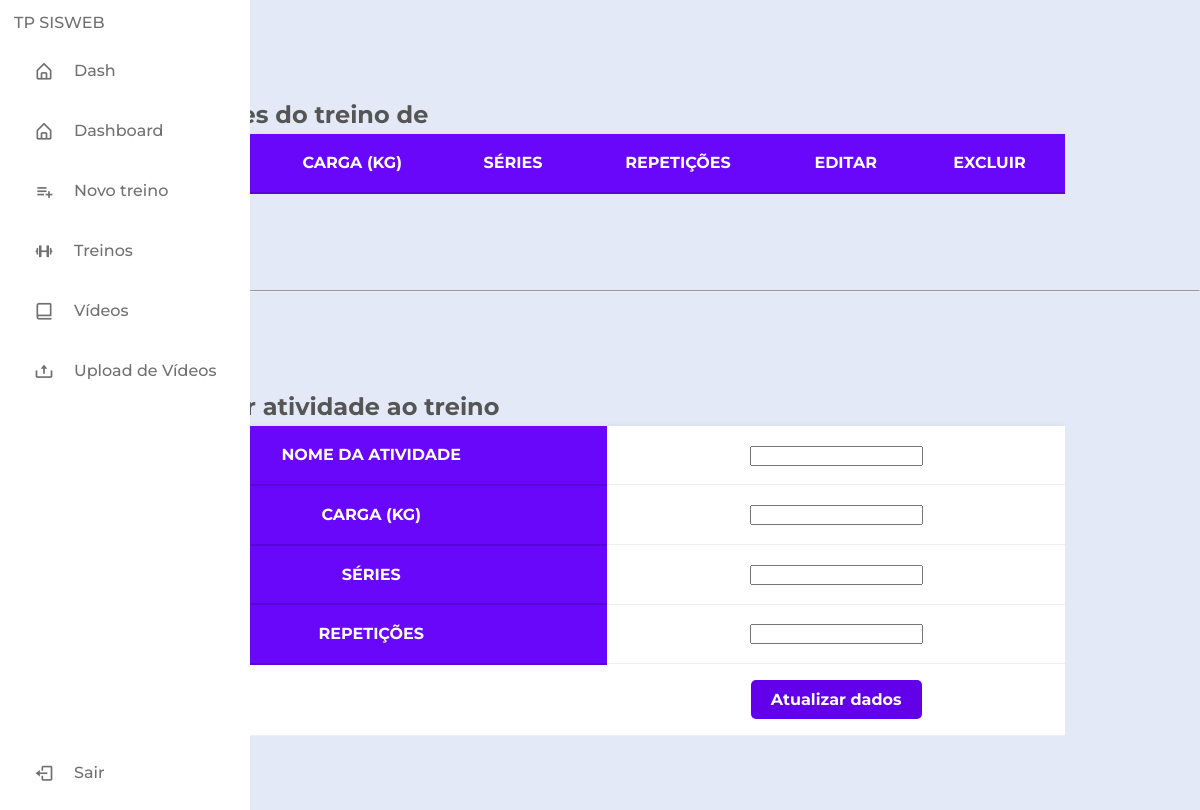
/listarTreino/8 (signed in), run on an earlier commit of the app's database.
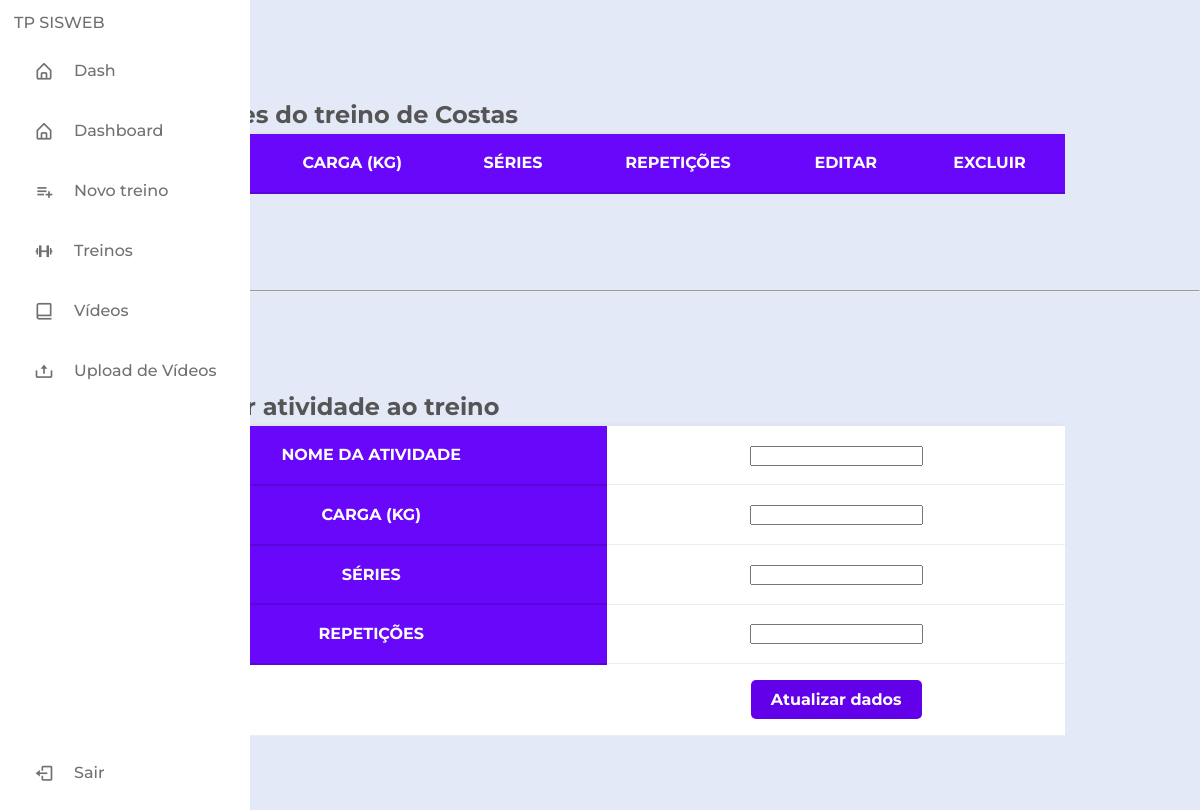
And on a later commit of the database.
### classes.py (models this page shows, shortened)
class Treino(db.Model):
    __tablename__ = 'treino'
    _id = db.Column(db.Integer, primary_key=True, autoincrement=True)
    nome = db.Column(db.String)
    data = db.Column(db.Date)
    conta_id = mapped_column(ForeignKey("conta.id"))
    conta = relationship("Conta", back_populates="treino")
    atividade = relationship("Atividade", back_populates="treino")

### app.py (the view, shortened to what this page needs)
@app.route("/listarTreino/<int:id>", methods=['GET','POST'])
@login_required
def listarTreino(id):
    atividades = Atividade.query.filter_by(treino_id=id)
    treino = Treino.query.filter_by(_id=id).first()
    return render_template("treino/listarTreino.html", treino=treino, atividades=atividades)

### classes.py (called while the page is built)
@login_manager.user_loader
def load_user(user):
    return Conta.query.get(int(user))

### templates/treino/listarTreino.html (shortened to what this page needs)
<!DOCTYPE html>
<html lang="en">
<head>
    <link rel="stylesheet" href="https://cdnjs.cloudflare.com/ajax/libs/font-awesome/6.7.2/css/all.min.css">
    <link rel="stylesheet"  href="{{ url_for('static', filename='styleTab.css')}}">
</head>
<div>
    {% include 'sidebar.html' %}
</div>
<body>
	<section class="ftco-section">
		<div class="container">
			<div class="row">
				<div class="col-md-12">
					<div class="table-wrap">
                        <h1>Atividades do treino de {{treino.nome}}</h1>
						<table class="table">
					    <thead class="thead-primary">
					      <tr>
					        <th>Nome</th>
					        <th>Carga (Kg)</th>
					        <th>Séries</th>
                            <th>Repetições</th>
                            <th>Editar</th>
					        <th>Excluir</th>
					      </tr>
					    </thead>
					  </table>
					</div>
				</div>
			</div>
		</div>
	</section>
    <hr>
    <form action="/listarTreino/{{treino._id}}" action="" method="POST">
        <section class="ftco-section">
            <div class="container">
                <div class="row">
                    <div class="col-md-12">
                        <div class="table-wrap">
                            <h1>Adicionar atividade ao treino</h1>
                            <table class="table">
                            <thead class="thead-primary">
                              <tr>
                                <th>Nome da atividade</th>
                                <td scope="row" class="scope" ><input type="text" name="nome"></td>
                              </tr>
                              <tr>
                                <th>Carga (Kg)</th>
                                <td scope="row" class="scope"><input type="text" name="carga"></td>
                              </tr>
                              <tr>
                                <th>Séries</th>
                                <td scope="row" class="scope"><input type="text" name="series"></td>
                              </tr>
                              <tr>
                                <th>Repetições</th>
                                <td scope="row" class="scope"><input type="text" name="repeticoes"></td>
                              </tr>
                            </thead>
                            <tbody>
                                <tr>
                                    <td></td>
                                    <td><input type="submit" value="Atualizar dados"></a></td>
                                </tr>
                            </tbody>
                          </table>
                        </div>
                    </div>
                </div>
            </div>
        </section>
    </form>
</body>
</html>

What changed in the data, as far as the page shows it:
added Treino: nome "Costas"
